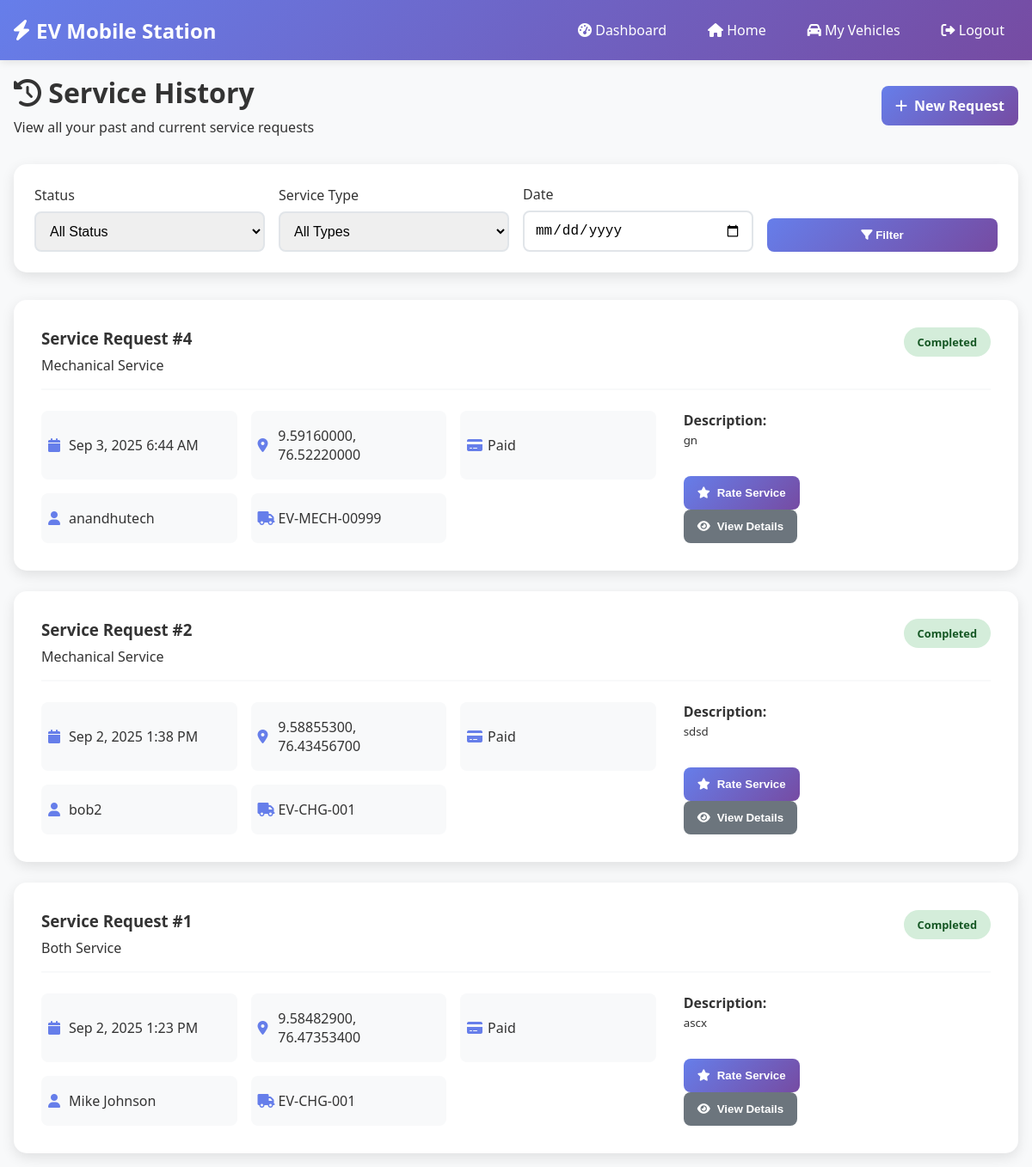
The page /service-history.php (signed in) on the database its author committed.
### tables this page shows
CREATE TABLE `service_requests` (
  `id` int(11) NOT NULL,
  `user_id` int(11) NOT NULL,
  `user_vehicle_id` int(11) DEFAULT NULL,
  `request_type` enum('charging','mechanical','both') NOT NULL,
  `vehicle_location_lat` decimal(10,8) NOT NULL,
  `vehicle_location_lng` decimal(11,8) NOT NULL,
  `description` text DEFAULT NULL,
  `urgency_level` enum('low','medium','high','emergency') DEFAULT 'medium',
  `status` enum('pending','assigned','in_progress','completed','cancelled') DEFAULT 'pending',
  `assigned_vehicle_id` int(11) DEFAULT NULL,
  `assigned_technician_id` int(11) DEFAULT NULL,
  `estimated_arrival_time` datetime DEFAULT NULL,
  `actual_arrival_time` datetime DEFAULT NULL,
  `completion_time` datetime DEFAULT NULL,
  `total_cost` decimal(10,2) DEFAULT NULL,
  `payment_status` enum('pending','paid','failed') DEFAULT 'pending',
  `created_at` timestamp NOT NULL DEFAULT current_timestamp(),
  `updated_at` timestamp NOT NULL DEFAULT current_timestamp() ON UPDATE current_timestamp()
);

CREATE TABLE `technicians` (
  `id` int(11) NOT NULL,
  `full_name` varchar(100) NOT NULL,
  `email` varchar(150) DEFAULT NULL,
  `phone` varchar(20) NOT NULL,
  `specialization` enum('electrical','mechanical','both') NOT NULL,
  `experience_years` int(11) DEFAULT 0,
  `status` enum('available','busy','offline') DEFAULT 'available',
  `assigned_vehicle_id` int(11) DEFAULT NULL,
  `password` varchar(255) DEFAULT NULL,
  `created_at` timestamp NOT NULL DEFAULT current_timestamp()
);

CREATE TABLE `service_vehicles` (
  `id` int(11) NOT NULL,
  `vehicle_number` varchar(20) NOT NULL,
  `vehicle_type` enum('charging','mechanical','hybrid') NOT NULL,
  `capacity` varchar(50) DEFAULT NULL,
  `current_location_lat` decimal(10,8) DEFAULT NULL,
  `current_location_lng` decimal(11,8) DEFAULT NULL,
  `status` enum('available','busy','maintenance','offline') DEFAULT 'available',
  `created_at` timestamp NOT NULL DEFAULT current_timestamp()
);

### config/database.php (called while the page is built, shortened)
<?php
class Database {
    private $host = 'localhost';
    private $db_name = 'ev_mobile_station';
    private $username = 'root';
    private $password = '';
    private $conn;
    private static $instance = null;
    public static function getInstance() {
        if (self::$instance === null) {
            self::$instance = new self();
        }
        return self::$instance;
    }
    public function getConnection() {
        if ($this->conn === null) {
            try {
                $this->conn = new PDO(
                    "mysql:host=" . $this->host . ";dbname=" . $this->db_name . ";charset=utf8mb4",
                    $this->username,
                    $this->password,
                    array(
                        PDO::ATTR_ERRMODE => PDO::ERRMODE_EXCEPTION,
                        PDO::ATTR_DEFAULT_FETCH_MODE => PDO::FETCH_ASSOC,
                        PDO::MYSQL_ATTR_INIT_COMMAND => "SET NAMES utf8mb4",
                        PDO::ATTR_PERSISTENT => false,
                        PDO::ATTR_EMULATE_PREPARES => false
                    )
                );
            } catch(PDOException $exception) {
                error_log("Database connection error: " . $exception->getMessage());
                throw new Exception("Database connection failed: " . $exception->getMessage());
            }
        }
        return $this->conn;
    }
    public function executeQuery($sql, $params = []) {
        try {
            $conn = $this->getConnection();
            $stmt = $conn->prepare($sql);
            $stmt->execute($params);
            return $stmt;
        } catch (Exception $e) {
            error_log("Query execution error: " . $e->getMessage());
            throw new Exception("Query execution failed: " . $e->getMessage());
        }
    }
}
?>

### includes/functions.php (called while the page is built, shortened)
<?php
require_once __DIR__ . '/../config/database.php';
class ServiceRequestManager {
    private $db;
    public function __construct() {
        $this->db = Database::getInstance();
    }
    public function getRequestsByUser($user_id) {
        try {
            $sql = "SELECT sr.*, sv.vehicle_number, t.full_name as technician_name
                    FROM service_requests sr
                    LEFT JOIN service_vehicles sv ON sr.assigned_vehicle_id = sv.id
                    LEFT JOIN technicians t ON sr.assigned_technician_id = t.id
                    WHERE sr.user_id = ?
                    ORDER BY sr.created_at DESC";
            $stmt = $this->db->executeQuery($sql, [$user_id]);
            return $stmt->fetchAll();
        } catch (Exception $e) {
            error_log("Get user requests error: " . $e->getMessage());
            return [];
        }
    }
}
class UtilityFunctions {
    public static function formatDateTime($datetime) {
        return date('M j, Y g:i A', strtotime($datetime));
    }
}
?>

### service-history.php (the view, shortened to what this page needs)
<?php
require_once 'includes/functions.php';
$serviceManager = new ServiceRequestManager();
$service_history = $serviceManager->getRequestsByUser($_SESSION['user_id']);
$paymentsByRequest = [];
if (!empty($service_history)) {
    try {
        $ids = array_map(function($r){ return (int)$r['id']; }, $service_history);
        $ids = array_filter($ids);
        if (!empty($ids)) {
            $db = Database::getInstance();
            $in = implode(',', array_fill(0, count($ids), '?'));
            $sql = "SELECT * FROM payments WHERE service_request_id IN ($in) ORDER BY created_at DESC";
            $stmt = $db->executeQuery($sql, $ids);
            $rows = $stmt->fetchAll();
            foreach ($rows as $row) {
                $rid = (int)$row['service_request_id'];
                if (!isset($paymentsByRequest[$rid])) {
                    $paymentsByRequest[$rid] = $row;
                }
            }
        }
    } catch (Exception $e) {
        error_log('History payments load failed: ' . $e->getMessage());
    }
}
$status_filter = $_GET['status'] ?? '';
$type_filter = $_GET['type'] ?? '';
$date_filter = $_GET['date'] ?? '';
$filtered_history = array_filter($service_history ?: [], function($row) use ($status_filter, $type_filter, $date_filter) {
    $ok = true;
    if ($status_filter && $row['status'] !== $status_filter) $ok = false;
    if ($type_filter && $row['request_type'] !== $type_filter) $ok = false;
    if ($date_filter) {
        $d = substr($row['created_at'] ?? '', 0, 10);
        if ($d !== $date_filter) $ok = false;
    }
    return $ok;
});
?>
<!DOCTYPE html>
<html lang="en">
<head>
    <link href="https://cdnjs.cloudflare.com/ajax/libs/font-awesome/6.0.0/css/all.min.css" rel="stylesheet">
</head>
<body>
    <header class="header">
        <nav class="nav">
            <div class="logo">
                <i class="fas fa-bolt"></i>
                EV Mobile Station
            </div>
            <div class="user-menu">
                <a href="dashboard.php"><i class="fas fa-tachometer-alt"></i> Dashboard</a>
                <a href="index.php"><i class="fas fa-home"></i> Home</a>
                <a href="vehicles.php"><i class="fas fa-car"></i> My Vehicles</a>
                <a href="logout.php"><i class="fas fa-sign-out-alt"></i> Logout</a>
            </div>
        </nav>
    </header>
    <div class="container">
        <div class="page-header">
            <div>
                <h1><i class="fas fa-history"></i> Service History</h1>
                <p>View all your past and current service requests</p>
            </div>
            <a href="request-service.php" class="action-btn primary">
                <i class="fas fa-plus"></i> New Request
            </a>
        </div>
        <div class="filters">
            <form method="GET" class="filter-row">
                <div class="filter-group">
                    <label for="status">Status</label>
                    <select id="status" name="status">
                        <option value="">All Status</option>
                    </select>
                </div>
                <div class="filter-group">
                    <label for="type">Service Type</label>
                    <select id="type" name="type">
                        <option value="">All Types</option>
                    </select>
                </div>
                <div class="filter-group">
                    <label for="date">Date</label>
                    <input type="date" id="date" name="date" value="<?php echo $date_filter; ?>">
                </div>
                <div class="filter-group">
                    <button type="submit" class="filter-btn">
                        <i class="fas fa-filter"></i> Filter
                    </button>
                </div>
            </form>
        </div>
        <div class="history-grid">
            <?php if (empty($filtered_history)): ?>
                <div class="no-results">
                    <i class="fas fa-search"></i>
                    <h3>No service requests found</h3>
                    <p>Try adjusting your filters or create a new service request.</p>
                </div>
            <?php else: ?>
                <?php foreach ($filtered_history as $service): ?>
                    <div class="history-card">
                        <div class="card-header">
                            <div class="request-info">
                                <h3>Service Request #<?php echo (int)$service['id']; ?></h3>
                                <p><?php echo ucfirst($service['request_type']); ?> Service</p>
                            </div>
                            <span class="status-badge status-<?php echo str_replace('_', '-', $service['status']); ?>">
                                <?php echo ucfirst(str_replace('_', ' ', $service['status'])); ?>
                            </span>
                        </div>
                        <div class="card-content">
                            <div class="service-details">
                                <div class="detail-item">
                                    <i class="fas fa-calendar"></i>
                                    <span><?php echo UtilityFunctions::formatDateTime($service['created_at']); ?></span>
                                </div>
                                <div class="detail-item">
                                    <i class="fas fa-map-marker-alt"></i>
                                    <span><?php echo ($service['vehicle_location_lat'] && $service['vehicle_location_lng']) ? ($service['vehicle_location_lat'] . ', ' . $service['vehicle_location_lng']) : '—'; ?></span>
                                </div>
                                <div class="detail-item">
                                    <i class="fas fa-credit-card"></i>
                                    <span><?php echo ucfirst($service['payment_status']); ?></span>
                                </div>
                                <?php if (!empty($service['technician_name'])): ?>
                                    <div class="detail-item">
                                        <i class="fas fa-user"></i>
                                        <span><?php echo $service['technician_name']; ?></span>
                                    </div>
                                    <?php if (!empty($service['vehicle_number'])): ?>
                                        <div class="detail-item">
                                            <i class="fas fa-truck"></i>
                                            <span><?php echo $service['vehicle_number']; ?></span>
                                        </div>
                                    <?php endif; ?>
                                <?php endif; ?>
                            </div>
                            <div class="service-actions">
                                <div>
                                    <strong>Description:</strong><br>
                                    <small><?php echo $service['description']; ?></small>
                                </div>
                                <div style="margin-top: 1rem;">
                                    <?php if ($service['status'] === 'in_progress' || $service['status'] === 'assigned'): ?>
                                        <a href="track-service.php?id=<?php echo (int)$service['id']; ?>" class="action-btn primary">
                                            <i class="fas fa-map-marker-alt"></i> Track Service
                                        </a>
                                    <?php elseif ($service['status'] === 'completed'): ?>
                                        <button class="action-btn primary" onclick="rateService(<?php echo (int)$service['id']; ?>)">
                                            <i class="fas fa-star"></i> Rate Service
                                        </button>
                                    <?php endif; ?>
                                    <?php $pmRow = $paymentsByRequest[(int)$service['id']] ?? null; ?>
                                    <button class="action-btn secondary view-details"
                                        data-request_id="<?php echo (int)$service['id']; ?>"
                                        data-type="<?php echo htmlspecialchars(ucfirst($service['request_type'])); ?>"
                                        data-status="<?php echo htmlspecialchars(ucfirst(str_replace('_',' ', $service['status']))); ?>"
                                        data-created="<?php echo htmlspecialchars(UtilityFunctions::formatDateTime($service['created_at'])); ?>"
                                        data-technician="<?php echo htmlspecialchars($service['technician_name'] ?? '—'); ?>"
                                        data-vehicle="<?php echo htmlspecialchars($service['vehicle_number'] ?? '—'); ?>"
                                        data-amount="<?php echo $pmRow ? number_format((float)$pmRow['amount'],2) : '0.00'; ?>"
                                        data-pay_status="<?php echo $pmRow ? htmlspecialchars(ucfirst($pmRow['status'])) : htmlspecialchars(ucfirst($service['payment_status'])); ?>"
                                        data-method="<?php echo $pmRow ? htmlspecialchars(ucwords(str_replace('_',' ', $pmRow['payment_method']))) : '—'; ?>"
                                        data-txn="<?php echo $pmRow ? htmlspecialchars($pmRow['transaction_id'] ?: '—') : '—'; ?>"
                                    >
                                        <i class="fas fa-eye"></i> View Details
                                    </button>
                                </div>
                            </div>
                        </div>
                    </div>
                <?php endforeach; ?>
            <?php endif; ?>
        </div>
    </div>
</body>
</html>

### rows shown on the page
service_requests: id "4", request_type "Mechanical", status "Completed", created_at "Sep 3, 2025 6:44 AM", vehicle_location_lat "9.59160000", vehicle_location_lng "76.52220000", payment_status "Paid", assigned_technician.full_name "anandhutech", assigned_vehicle.vehicle_number "EV-MECH-00999", description "gn"
service_requests: id "2", request_type "Mechanical", status "Completed", created_at "Sep 2, 2025 1:38 PM", vehicle_location_lat "9.58855300", vehicle_location_lng "76.43456700", payment_status "Paid", assigned_technician.full_name "bob2", assigned_vehicle.vehicle_number "EV-CHG-001", description "sdsd"
service_requests: id "1", request_type "Both", status "Completed", created_at "Sep 2, 2025 1:23 PM", vehicle_location_lat "9.58482900", vehicle_location_lng "76.47353400", payment_status "Paid", assigned_technician.full_name "Mike Johnson", assigned_vehicle.vehicle_number "EV-CHG-001", description "ascx"
